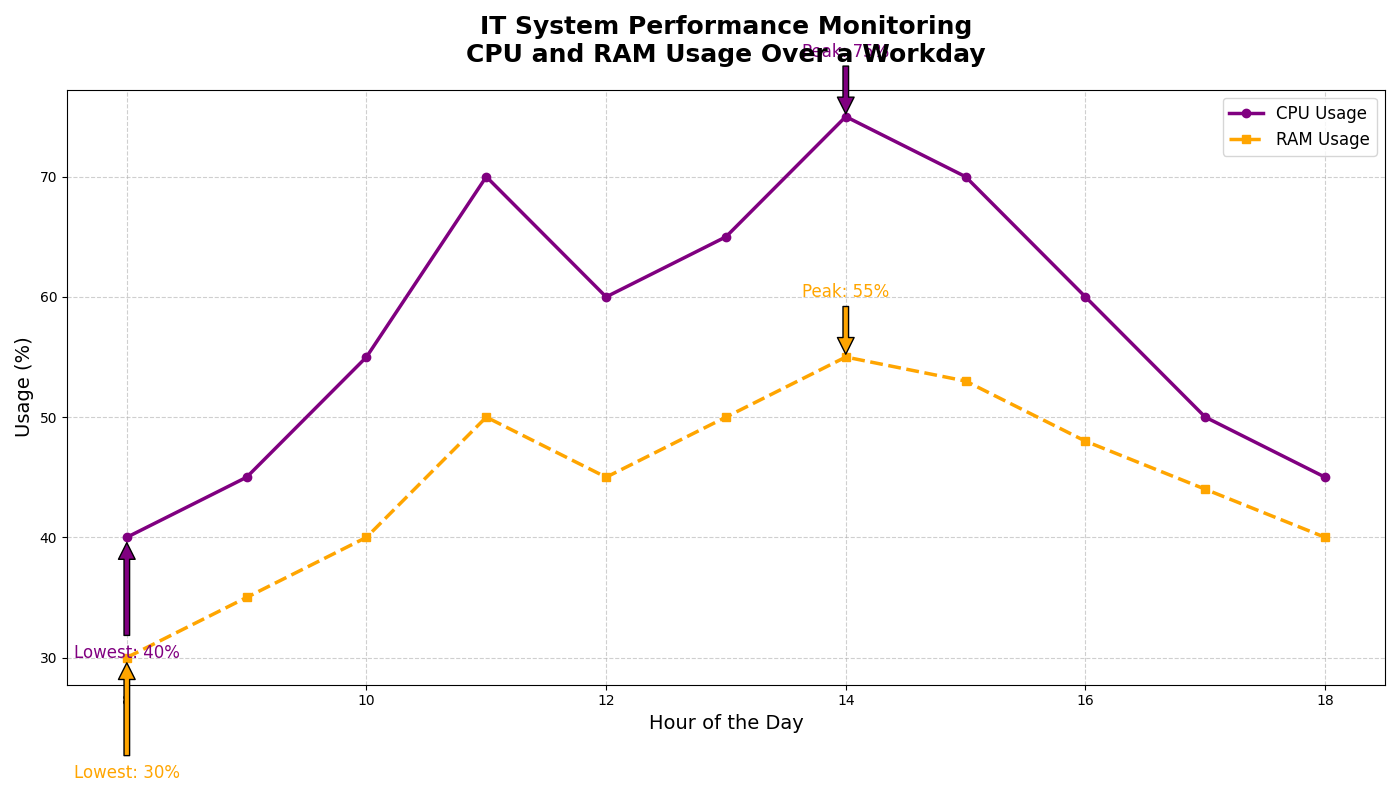

Source code (Python):
import matplotlib.pyplot as plt
import numpy as np

# Define hours in a typical workday
hours = np.array([8, 9, 10, 11, 12, 13, 14, 15, 16, 17, 18])

# Manually constructed usage data (percentage used)
cpu_usage = np.array([40, 45, 55, 70, 60, 65, 75, 70, 60, 50, 45])
ram_usage = np.array([30, 35, 40, 50, 45, 50, 55, 53, 48, 44, 40])

# Create the plot
fig, ax = plt.subplots(figsize=(14, 8))

# Plot the data
ax.plot(hours, cpu_usage, label='CPU Usage', color='purple', marker='o', linestyle='-', linewidth=2.5)
ax.plot(hours, ram_usage, label='RAM Usage', color='orange', marker='s', linestyle='--', linewidth=2.5)

# Adding grid, title, and labels
ax.set_title("IT System Performance Monitoring\nCPU and RAM Usage Over a Workday", fontsize=18, fontweight='bold', pad=20)
ax.set_xlabel("Hour of the Day", fontsize=14)
ax.set_ylabel("Usage (%)", fontsize=14)
ax.grid(True, linestyle='--', alpha=0.6)

# Add legend
ax.legend(loc='upper right', fontsize=12)

# Annotate peak usages
for usage, label, color in zip([cpu_usage, ram_usage], ['CPU', 'RAM'], ['purple', 'orange']):
    peak_hour = hours[np.argmax(usage)]
    peak_value = np.max(usage)
    ax.annotate(f'Peak: {peak_value}%', xy=(peak_hour, peak_value), xytext=(peak_hour, peak_value+5),
                arrowprops=dict(facecolor=color, shrink=0.05), fontsize=12, color=color, ha='center')

    low_hour = hours[np.argmin(usage)]
    low_value = np.min(usage)
    ax.annotate(f'Lowest: {low_value}%', xy=(low_hour, low_value), xytext=(low_hour, low_value-10),
                arrowprops=dict(facecolor=color, shrink=0.05), fontsize=12, color=color, ha='center')

# Make the layout tight
plt.tight_layout()

# Display the plot
plt.show()
